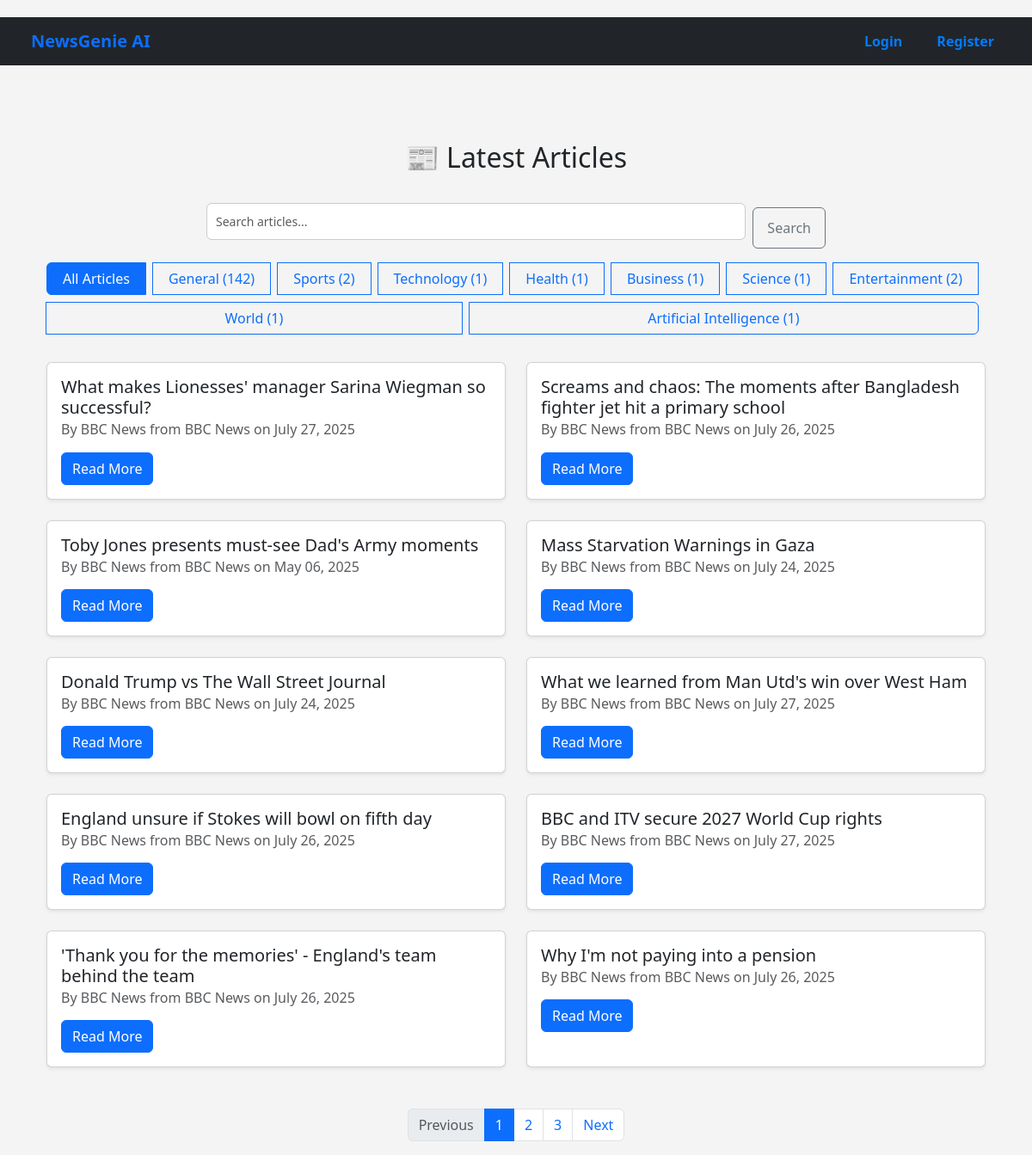
/articles/, run on an earlier commit of the app's database.
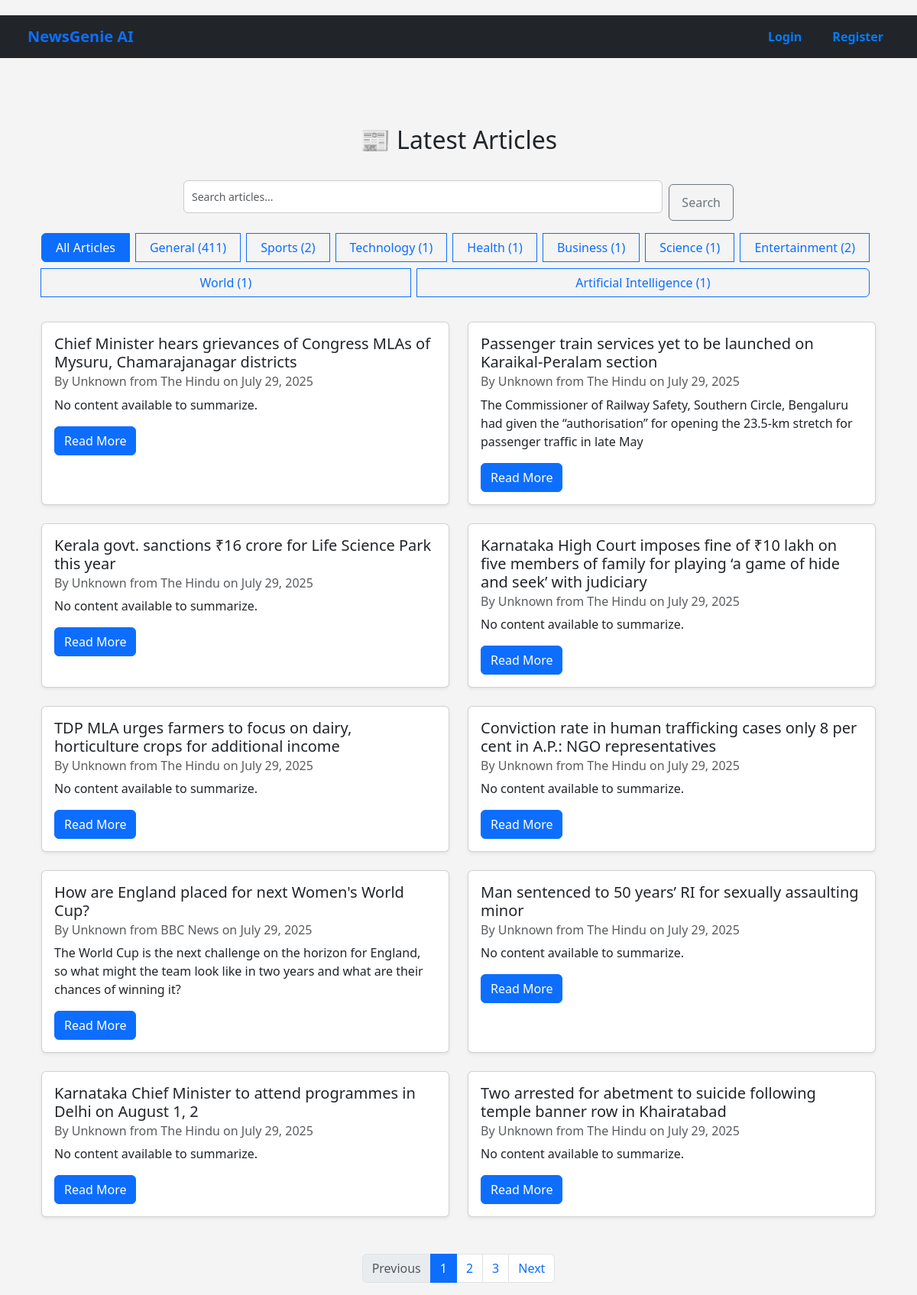
And on a later commit of the database.
### news/models.py (models this page shows, shortened)
class Category(models.Model):
    name = models.CharField(max_length=100)
    description = models.TextField(blank=True)
    class Meta:
        ordering = ['name']

class Article(models.Model):
    title = models.CharField(max_length=200)
    content = models.TextField()
    summary = models.TextField(blank=True, null=True)
    source_url = models.URLField()
    category = models.ForeignKey(Category, on_delete=models.CASCADE)
    published_date = models.DateTimeField(default=timezone.now)
    link = models.URLField(max_length=500, unique=True, null=True, blank=True)
    publication_date = models.DateTimeField(null=True, blank=True)
    author = models.CharField(max_length=255, default='Unknown')
    source = models.CharField(max_length=100, default='Unknown')
    created_at = models.DateTimeField(auto_now_add=True)
    audio_file = models.CharField(max_length=255, blank=True, null=True)
    audio_file = models.FileField(upload_to='news_audio/', null=True, blank=True)
    approved = models.BooleanField(default=False)
    class Meta:
        ordering = ['-published_date']

### news/views.py (the view, shortened to what this page needs)
# urls.py: path('', ArticleListView.as_view(), name='home'),
class ArticleListView(ListView):
    model = Article
    template_name = 'news/article_list.html'
    context_object_name = 'articles'
    paginate_by = 10
    def get_queryset(self):
        queryset = Article.objects.all().order_by('-published_date')
        category = self.request.GET.get('category')
        query = self.request.GET.get('q')
        if category:
            queryset = queryset.filter(category__name__iexact=category)
        return queryset
    def get_context_data(self, **kwargs):
        context = super().get_context_data(**kwargs)
        context['categories'] = Category.objects.annotate(article_count=Count('article'))
        context['current_category'] = self.request.GET.get('category', '')
        context['query'] = self.request.GET.get('q', '')
        context['recommendations'] = []
        return context

### news/templates/news/article_list.html (shortened to what this page needs)
{% extends 'base.html' %}
{% block content %}
<div class="container mt-4">
  <h2 class="mb-4 text-center">📰 Latest Articles</h2>
  <div class="mb-4">
    <div class="row justify-content-center">
      <div class="col-md-8">
  <form method="get" action="{% url 'home' %}" class="d-flex align-items-stretch mb-3">
    <input type="text" name="q" value="{{ query }}" placeholder="Search articles..." class="form-control flex-grow-1 me-2" />
    <button type="submit" class="btn btn-outline-secondary w-auto px-3">Search</button>
  </form>
</div>
      <div class="col-md-12 text-center">
        <div class="btn-group flex-wrap" role="group">
          <a href="{% url 'home' %}" class="btn {% if not current_category %}btn-primary{% else %}btn-outline-primary{% endif %} mb-2 me-2">
            All Articles
          </a>
          {% for category in categories %}
            <a href="{% url 'home' %}?category={{ category.name }}{% if query %}&q={{ query }}{% endif %}"
               class="btn {% if current_category == category.name %}btn-primary{% else %}btn-outline-primary{% endif %} mb-2 me-2">
              {{ category.name }} ({{ category.article_count }})
            </a>
          {% endfor %}
        </div>
      </div>
    </div>
  </div>
  <div class="row">
    {% for article in articles %}
      <div class="col-md-6 mb-4">
        <div class="card h-100 shadow-sm">
          <div class="card-body">
            <h5 class="card-title">{{ article.title }}</h5>
<h6 class="card-subtitle mb-2 text-muted">
  By {{ article.author }} from {{ article.source }} on {{ article.publication_date|date:"F d, Y" }}
</h6>
            <p class="card-text">{{ article.summary|default:"" }}</p>
            <a href="{% url 'article_detail' article.pk %}" class="btn btn-primary">Read More</a>
          </div>
        </div>
      </div>
    {% empty %}
      <div class="col-12 text-center">
        <p class="text-muted">No articles found.</p>
      </div>
    {% endfor %}
  </div>
</div>
  {% if is_paginated %}
    <div class="d-flex justify-content-center mt-4">
      <nav>
        <ul class="pagination">
          {% if page_obj.has_previous %}
            <li class="page-item">
              <a class="page-link" href="?{% if current_category %}category={{ current_category }}&{% endif %}{% if query %}q={{ query }}&{% endif %}page={{ page_obj.previous_page_number }}">Previous</a>
            </li>
          {% else %}
            <li class="page-item disabled"><span class="page-link">Previous</span></li>
          {% endif %}
          {% for num in paginator.page_range %}
            {% if page_obj.number == num %}
              <li class="page-item active"><span class="page-link">{{ num }}</span></li>
            {% elif num > page_obj.number|add:'-3' and num < page_obj.number|add:'3' %}
              <li class="page-item">
                <a class="page-link" href="?{% if current_category %}category={{ current_category }}&{% endif %}{% if query %}q={{ query }}&{% endif %}page={{ num }}">{{ num }}</a>
              </li>
            {% endif %}
          {% endfor %}
          {% if page_obj.has_next %}
            <li class="page-item">
              <a class="page-link" href="?{% if current_category %}category={{ current_category }}&{% endif %}{% if query %}q={{ query }}&{% endif %}page={{ page_obj.next_page_number }}">Next</a>
            </li>
          {% else %}
            <li class="page-item disabled"><span class="page-link">Next</span></li>
          {% endif %}
        </ul>
      </nav>
    </div>
  {% endif %}
{% endblock %}

What changed in the data, as far as the page shows it:
no longer on this page (row unchanged): Article: title "What makes Lionesses' manager Sarina Wiegman so successful?", author "BBC News", source "BBC News", publication_date "July 27, 2025"
no longer on this page (row unchanged): Article: title "Screams and chaos: The moments after Bangladesh fighter jet hit a primary school", author "BBC News", source "BBC News", publication_date "July 26, 2025"
no longer on this page (row unchanged): Article: title "Toby Jones presents must-see Dad's Army moments", author "BBC News", source "BBC News", publication_date "May 06, 2025"
no longer on this page (row unchanged): Article: title "Mass Starvation Warnings in Gaza", author "BBC News", source "BBC News", publication_date "July 24, 2025"
no longer on this page (row unchanged): Article: title "Donald Trump vs The Wall Street Journal", author "BBC News", source "BBC News", publication_date "July 24, 2025"
no longer on this page (row unchanged): Article: title "What we learned from Man Utd's win over West Ham", author "BBC News", source "BBC News", publication_date "July 27, 2025"
no longer on this page (row unchanged): Article: title "England unsure if Stokes will bowl on fifth day", author "BBC News", source "BBC News", publication_date "July 26, 2025"
no longer on this page (row unchanged): Article: title "BBC and ITV secure 2027 World Cup rights", author "BBC News", source "BBC News", publication_date "July 27, 2025"
no longer on this page (row unchanged): Article: title "'Thank you for the memories' - England's team behind the team", author "BBC News", source "BBC News", publication_date "July 26, 2025"
no longer on this page (row unchanged): Article: title "Why I'm not paying into a pension", author "BBC News", source "BBC News", publication_date "July 26, 2025"
computed for Category "General": article_count "142" → "411"
added Article: title "Chief Minister hears grievances of Congress MLAs of Mysuru, Chamarajanagar districts", author "Unknown", source "The Hindu", publication_date "July 29, 2025", summary "No content available to summarize."
added Article: title "Passenger train services yet to be launched on Karaikal-Peralam section", author "Unknown", source "The Hindu", publication_date "July 29, 2025", summary "The Commissioner of Railway Safety, Southern Circle, Bengaluru had given the “authorisation” for opening the 23.5-km stretch for passenger traffic in late May"
added Article: title "Kerala govt. sanctions ₹16 crore for Life Science Park this year", author "Unknown", source "The Hindu", publication_date "July 29, 2025", summary "No content available to summarize."
added Article: title "Karnataka High Court imposes fine of ₹10 lakh on five members of family for playing ‘a game of hide and seek’ with judiciary", author "Unknown", source "The Hindu", publication_date "July 29, 2025", summary "No content available to summarize."
added Article: title "TDP MLA urges farmers to focus on dairy, horticulture crops for additional income", author "Unknown", source "The Hindu", publication_date "July 29, 2025", summary "No content available to summarize."
added Article: title "Conviction rate in human trafficking cases only 8 per cent in A.P.: NGO representatives", author "Unknown", source "The Hindu", publication_date "July 29, 2025", summary "No content available to summarize."
added Article: title "How are England placed for next Women's World Cup?", author "Unknown", source "BBC News", publication_date "July 29, 2025", summary "The World Cup is the next challenge on the horizon for England, so what might the team look like in two years and what are their chances of winning it?"
added Article: title "Man sentenced to 50 years’ RI for sexually assaulting minor", author "Unknown", source "The Hindu", publication_date "July 29, 2025", summary "No content available to summarize."
added Article: title "Karnataka Chief Minister to attend programmes in Delhi on August 1, 2", author "Unknown", source "The Hindu", publication_date "July 29, 2025", summary "No content available to summarize."
added Article: title "Two arrested for abetment to suicide following temple banner row in Khairatabad", author "Unknown", source "The Hindu", publication_date "July 29, 2025", summary "No content available to summarize."
